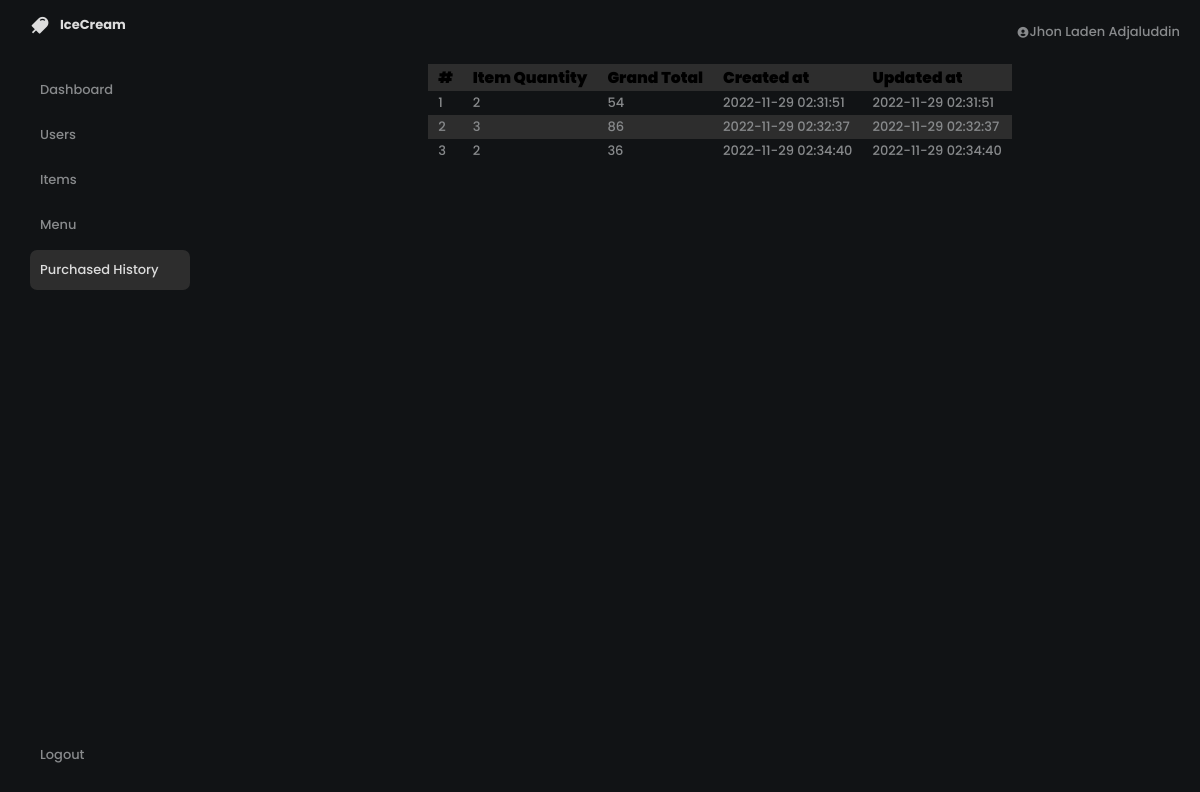
The page /history/history.php (signed in) on the database its author committed.
### tables this page shows
CREATE TABLE `purchased_history` (
  `id` int(11) NOT NULL,
  `item_quantity` int(11) NOT NULL,
  `grand_total` int(11) NOT NULL,
  `created_at` timestamp NOT NULL DEFAULT current_timestamp(),
  `updated_at` timestamp NOT NULL DEFAULT current_timestamp() ON UPDATE current_timestamp()
);

### classes/history.class.php (called while the page is built, shortened)
<?php
require_once 'database.php';
class History{
    protected $db ;
    function __construct(){
        $this->db = new Database();
    }
    function show(){
        $sql = "SELECT * FROM purchased_history;";
        $query = $this->db->connect()->prepare($sql);
        if($query->execute()){
            $data = $query->fetchAll();
        }
        return $data;
    }
}
?>

### classes/database.php (called while the page is built)
<?php
    class Database{
        public $host = 'locahost';
        public $username = 'root';
        public $password = '';
        public $database = 'ice_cream';
        protected $connection ;
        function connect(){
            try {
                $this->connection = new PDO("mysql: host= $this->host;dbname=$this->database",$this->username, $this->password);
            }catch(PDOException $e){
                echo 'connection error'. $e->getMessage();
            }
            return $this->connection;
        }
    }
?>

### history/history.php (the view, shortened to what this page needs)
<?php
    include_once '../includes/header.php';
    include_once '../includes/sidebar.php';
    require_once '../includes/headerMain.php';
    require_once '../classes/history.class.php';
    $history = new History();
?>
   <div class="table-container fluid flex flex-justify-center">
        <div class="wrapper">
            <table class = "styled-table ">
            <tbody class="scrollit">
                <tr class = "brand bolder " >
                    <th>#</th>
                    <th>Item Quantity</th>
                    <th>Grand Total</th>
                    <th>Created at</th>
                    <th>Updated at</th>
                </tr>
                <?php
                    $counter = 1;
                    foreach($history->show() as $value){
                ?>
                    <tr >
                        <td ><?php echo $counter++ ?> </td>
                        <td><?php echo $value['item_quantity']?></td>
                        <td><?php echo $value['grand_total']?></td>
                        <td><?php echo $value['created_at']?></td>
                        <td><?php echo $value['updated_at']?></td>
                    </tr>
                <?php
                    }
                ?>
            </tbody>
            </table>
        </div>
    </div>
</body>
</html>

### css/style.css (style rules this page uses)
:root { --dark: #232c33; --dark-2: #1a1f27; --text-color: #a5a9ac; --secondary-color: #c48af9; --blue-berry: #2d3b41; --sea: #1da5ff; }
* { margin: 0; padding: 0; font-weight: 500; font-family: 'Poppins', sans-serif; box-sizing: border-box; }
body { background: var(--dark); }
.flex { display: flex; }
.brand { font-size: 1.2rem; }
.bolder { font-weight: bolder; }
table, th, tr, td { border-collapse: collapse; }
th,tr, td { padding: 2px 10px; }
tr { position:relative; }
td { color: #888a8c; }
tbody tr:nth-child(odd) { background-color: #2d2d2d; }
table { table-layout: fixed; }
tbody { display: block; overflow: auto; }
.scrollit { height: 500px; overflow-y: scroll; }
.table-container .styled-table tr th { color: black; font-weight: bolder; text-align: left; }
.table-container .wrapper { width: fit-content; }

### css/home.css (style rules this page uses)
:root { --dark-home: #111315; --text-light: #dddddd; --dark-light: #2d2d2d; --dirty-white: #606264; --dirty-white-2: #bfbfbf; --text-color: var(--dirty-white); --trans-2: all 0.2s ease; --trans-3: all 0.3s ease; --trans-4: all 0.4s ease; --trans-5: all 0.5s ease; --sidebar-width: 20%; --menu-width: 55%; --right-sidebar: 25%; --list-width: 150%; }
.dark-home { background: var(--dark-home); }
.flex-justify-center { justify-content: center; }

### css/media.css (style rules this page uses)
@media (max-width: 1366px) { :root { font-size: 13px; } }

### rows shown on the page
purchased_history: item_quantity "2", grand_total "54", created_at "2022-11-29 02:31:51", updated_at "2022-11-29 02:31:51"
purchased_history: item_quantity "3", grand_total "86", created_at "2022-11-29 02:32:37", updated_at "2022-11-29 02:32:37"
purchased_history: item_quantity "2", grand_total "36", created_at "2022-11-29 02:34:40", updated_at "2022-11-29 02:34:40"

### other values the page prints
$_SESSION['logged-in']['firstname'] "Jhon Laden"
$_SESSION['logged-in']['lastname'] "Adjaluddin"
